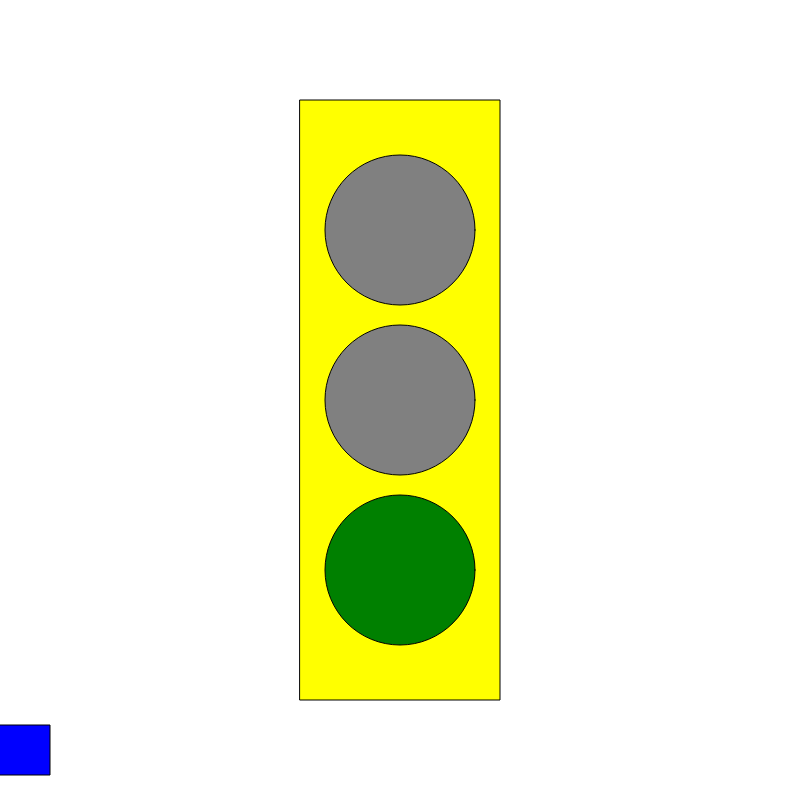
Frame 1 (no input)
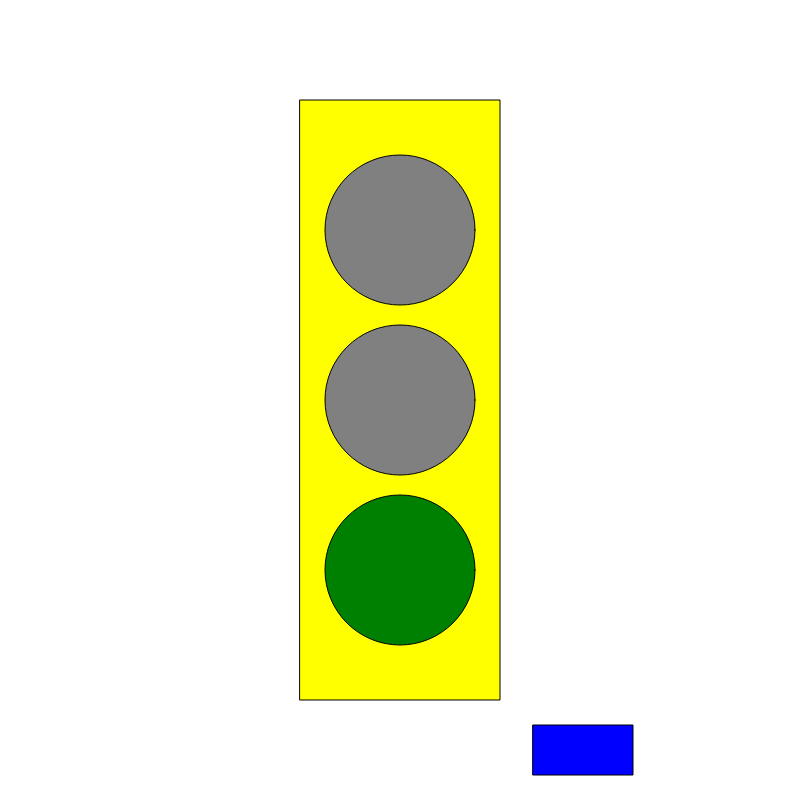
Frame 60 (no input)
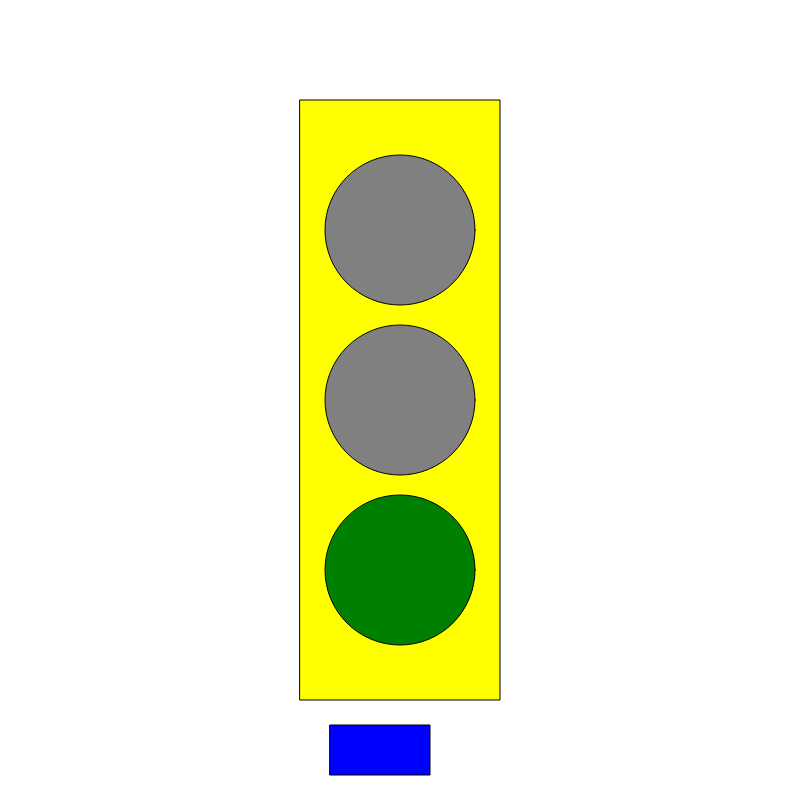
Frame 120 (the mouse pressed at the canvas centre since frame 60)

The p5.js sketch that drew these frames (run headless with seeded random() and noise() and a simulated clock; from frame 60 on, the mouse is pressed at the canvas centre):

// p5.js sketch
// ── sketch.js
let state = 1;
let timer = 0;
let x = 0;
let velor = 3;

function setup() {
  createCanvas(800, 800);
  rectMode(CENTER);
}

function draw() {
  background("white");

  fill("yellow");
  rect(width / 2, height / 2, 200, 600);
  timer++ ;
  if (timer>3*60) {
    timer = 0;
    state++;
    if (state>2) {
      state = 0;
    }
  }


  fill("blue");
  rect(x, height-50, 100, 50);
  x = x + velor;
  if (x>width) {
    x = 0;
  }

  switch (state) {
    case 0: // red light
      fill("red");
      velor = 0;

      ellipse(width / 2, height / 2 - 170, 150, 150);
      fill("gray");
      ellipse(width / 2, height / 2, 150, 150);
      ellipse(width / 2, height / 2 + 170, 150, 150);

      break;

    case 1: // green light
      //text("case 1", 250, 250);
      fill("gray");
      velor = 10;

      ellipse(width / 2, height / 2 - 170, 150, 150);
      ellipse(width / 2, height / 2, 150, 150);
      fill("green");
      ellipse(width / 2, height / 2 + 170, 150, 150);

      break;

    case 2: // yellow light
      //text("case 2", 250, 250);
      velor = 3;
      fill("gray");
      ellipse(width / 2, height / 2 - 170, 150, 150);
      fill("yellow");
      ellipse(width / 2, height / 2, 150, 150);
      fill("gray");
      ellipse(width / 2, height / 2 + 170, 150, 150);

      break;
  }
}
